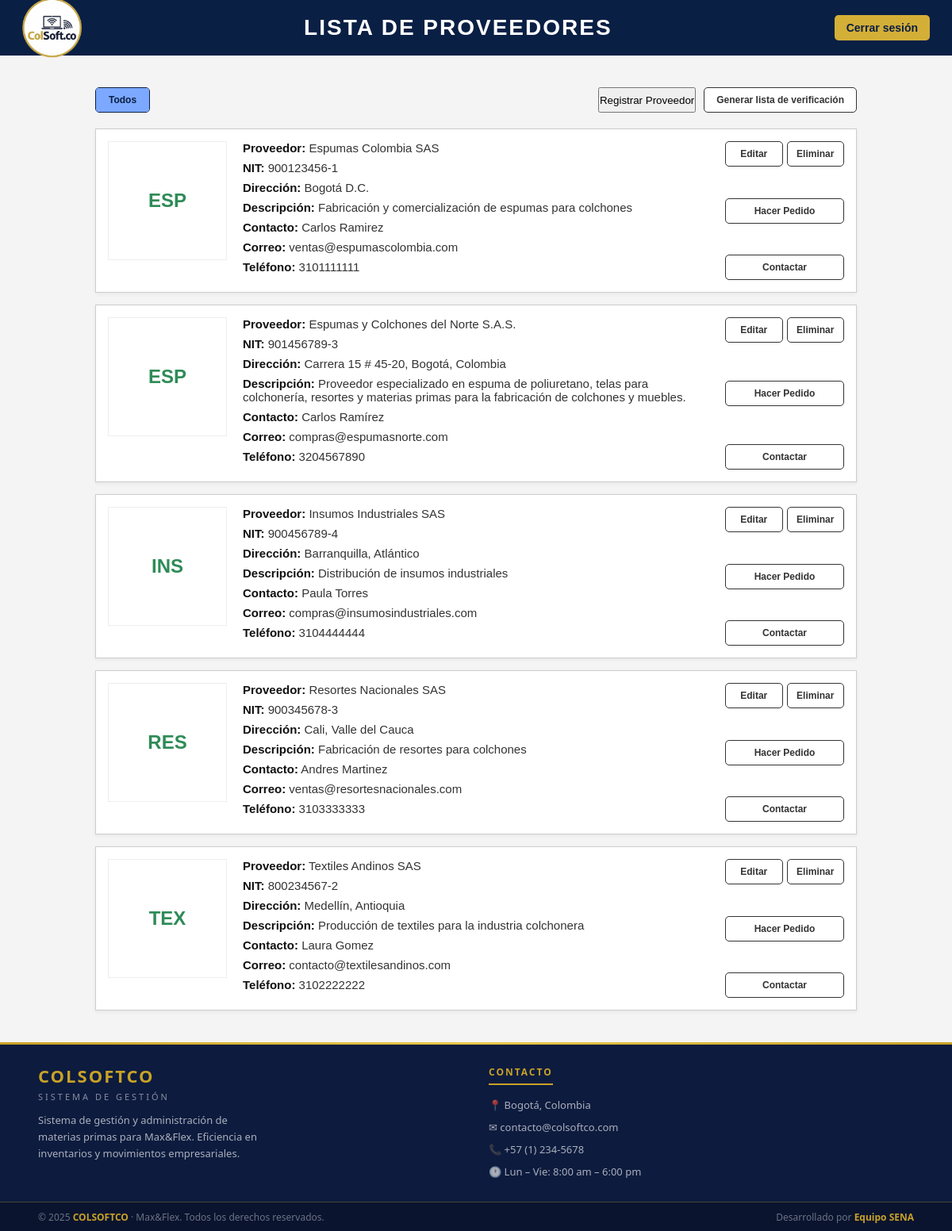
The app's page /view/lista_proveedores/lista_proveedores.php with its own data.
### tables this page shows
CREATE TABLE `proveedores` (
  `id_proveedor` int(11) NOT NULL,
  `nombre_empresa` varchar(80) NOT NULL,
  `nit` varchar(20) NOT NULL,
  `direccion` varchar(255) NOT NULL,
  `descripcion_empresa` text DEFAULT NULL,
  `contacto_nombre` varchar(80) NOT NULL,
  `contacto_apellido` varchar(80) NOT NULL,
  `telefono` varchar(10) DEFAULT NULL,
  `email` varchar(70) DEFAULT NULL
);

### app/logica_proveedores.php (called while the page is built, shortened)
<?php
require_once __DIR__ . '/../config/conexion.php';
class ProveedorLogica
{
    private $conn;
    public function __construct()
    {
        $db = new Conexion();
        $this->conn = $db->getConnection();
    }
    public function getProveedores(): array
    {
        $sql = "
            SELECT
                id_proveedor,
                nombre_empresa,
                contacto_nombre,
                contacto_apellido,
                telefono,
                email,
                nit,
                direccion,
                descripcion_empresa
            FROM proveedores
            ORDER BY nombre_empresa ASC
        ";
        $stmt = $this->conn->prepare($sql);
        $stmt->execute();
        return $stmt->fetchAll(PDO::FETCH_ASSOC);
    }
}

### config/conexion.php (called while the page is built, shortened)
<?php
  class Conexion
  {
    private string $Servidor = "localhost";
    private string $BaseDeDatos = "colsoftco";
    private string $Usuario = "root";
    private string $Password = "";
    public function getConnection(){
      $this->Conector = new PDO(
        "mysql:host=".$this->Servidor.";dbname=".$this->BaseDeDatos,
        $this->Usuario,
        $this->Password
      );
      $this->Conector->exec("set names utf8");
      return $this->Conector;
    }
  }

### view/lista_proveedores/lista_proveedores.php (the view, shortened to what this page needs)
<?php
require_once '../../app/logica_proveedores.php';
$logica = new ProveedorLogica();
$proveedores = $logica->getProveedores();
?>
<!DOCTYPE html>
<html lang="es">
<head>
    <link href="listaproveedores.css" rel="stylesheet">
</head>
<body>
    <header>
        <a class="logo" href="../panel_admin/panel_admin.html">
            <img src="../../public/imagenes/logo.png" alt="logo">
        </a>
        <a class="header-title">
            Lista de Proveedores
        </a>
        <button id="btnLogout" class="btn-logout" onclick="cerrarSesion()">
            Cerrar sesión
        </button>
    </header>
    <main class="content">
        <div class="controls-container">
            <div class="tabs">
                <button class="tab active">Todos</button>
            </div>
            <div class="actions">
                <button onclick="window.location.href='../registro_proveedores/registroproveedores.php'">
                    Registrar Proveedor
                </button>
                <button class="btn-action"
                    onclick="window.location.href='../lista_verificacion/lista_verificacion.php'">
                    Generar lista de verificación
                </button>
            </div>
        </div>
        <div class="provider-list">
            <?php if (count($proveedores) > 0): ?>
                <?php foreach ($proveedores as $proveedor): ?>
                    <div class="provider-card">
                        <div class="provider-logo">
                            <div style="
                                font-weight:bold;
                                font-size:24px;
                                color:#2E8B57;
                                text-align:center;
                            ">
                                <?php
                                echo strtoupper(substr(
                                    $proveedor['nombre_empresa'],
                                    0,
                                    3
                                ));
                                ?>
                            </div>
                        </div>
                        <div class="provider-info">
                            <p>
                                <strong>Proveedor:</strong>
                                <?php echo htmlspecialchars($proveedor['nombre_empresa']); ?>
                            </p>
                            <?php if (isset($proveedor['nit'])): ?>
                                <p>
                                    <strong>NIT:</strong>
                                    <?php echo htmlspecialchars($proveedor['nit']); ?>
                                </p>
                            <?php endif; ?>
                            <?php if (isset($proveedor['direccion'])): ?>
                                <p>
                                    <strong>Dirección:</strong>
                                    <?php echo htmlspecialchars($proveedor['direccion']); ?>
                                </p>
                            <?php endif; ?>
                            <?php if (isset($proveedor['descripcion_empresa'])): ?>
                                <p>
                                    <strong>Descripción:</strong>
                                    <?php echo htmlspecialchars($proveedor['descripcion_empresa']); ?>
                                </p>
                            <?php endif; ?>
                            <p>
                                <strong>Contacto:</strong>
                                <?php
                                echo htmlspecialchars(
                                    $proveedor['contacto_nombre'] . ' ' .
                                        $proveedor['contacto_apellido']
                                );
                                ?>
                            </p>
                            <p>
                                <strong>Correo:</strong>
                                <?php echo htmlspecialchars($proveedor['email']); ?>
                            </p>
                            <p>
                                <strong>Teléfono:</strong>
                                <?php echo htmlspecialchars($proveedor['telefono']); ?>
                            </p>
                        </div>
                        <div class="provider-buttons">
                            <div class="btn-group-top">
                                <button class="btn-card" onclick="editarProveedor(<?php echo $proveedor['id_proveedor']; ?>)">
                                    Editar
                                </button>
                                <button class="btn-card" onclick="eliminarProveedor(<?php echo $proveedor['id_proveedor']; ?>)">
                                    Eliminar
                                </button>
                            </div>
                            <button class="btn-card btn-card-large">
                                Hacer Pedido
                            </button>
                            <button class="btn-card btn-card-large">
                                Contactar
                            </button>
                        </div>
                    </div>
                <?php endforeach; ?>
            <?php endif; ?>
        </div>
    </main>
    <footer>
        <div class="footer-divider"></div>
        <div class="footer-top">
            <div>
                <p class="footer-brand-name">COLSOFTCO</p>
                <p class="footer-brand-sub">Sistema de Gestión</p>
                <p class="footer-brand-desc">
                    Sistema de gestión y administración de materias primas para Max&Flex.
                    Eficiencia en inventarios y movimientos empresariales.
                </p>
            </div>
            <div>
                <p class="footer-col-title">Contacto</p>
                <div class="footer-contact-item">📍 Bogotá, Colombia</div>
                <div class="footer-contact-item">✉ contacto@colsoftco.com</div>
                <div class="footer-contact-item">📞 +57 (1) 234-5678</div>
                <div class="footer-contact-item">🕐 Lun – Vie: 8:00 am – 6:00 pm</div>
            </div>
        </div>
        <div class="footer-bottom">
            <span>© 2025 <strong>COLSOFTCO</strong> · Max&Flex. Todos los derechos reservados.</span>
            <span>Desarrollado por <strong>Equipo SENA</strong></span>
        </div>
    </footer>
</body>
</html>

### view/lista_proveedores/listaproveedores.css (style rules this page uses)
* { box-sizing: border-box; margin: 0; padding: 0; }
body { font-family: Arial, Helvetica, sans-serif; background-color: #f4f4f4; margin: 0; font-size: 14px; min-height: 100vh; display: flex; flex-direction: column; }
header { background: #0A1F44; display: flex; align-items: center; justify-content: center; padding: 10px 28px; height: 70px; position: sticky; top: 0; z-index: 100; color: white; }
.logo { display: flex; align-items: center; }
.btn-logout { background-color: #D4AF37; color: #0A1F44; border: none; padding: 8px 15px; border-radius: 5px; cursor: pointer; font-size: 14px; font-weight: bold; transition: 0.3s; margin-left: auto }
.logo img { width: 75px; cursor: pointer; display: block; }
.header-title { flex: 1; font-size: 28px; font-weight: bold; letter-spacing: 2px; text-transform: uppercase; text-align: center; }
.content { flex: 1; padding: 40px 20px; margin: 0 auto; max-width: 1000px; width: 100%; }
.controls-container { display: flex; justify-content: space-between; align-items: center; margin-bottom: 20px; flex-wrap: wrap; gap: 15px; }
.tabs { display: flex; border: 1px solid #0A1F44; border-radius: 5px; overflow: hidden; background: #fff; }
.tab { padding: 8px 16px; background: transparent; border: none; border-right: 1px solid #0A1F44; cursor: pointer; font-weight: 600; font-size: 12px; color: #333; transition: background 0.3s, color 0.3s; }
.tab:last-child { border-right: none; }
.tab.active { background: #7ca8ff; color: #0A1F44; }
.actions { display: flex; gap: 10px; }
.btn-action { padding: 8px 15px; border: 1px solid #333; background: #fff; border-radius: 5px; cursor: pointer; font-weight: bold; font-size: 12px; color: #333; transition: all 0.2s; }
.provider-list { display: flex; flex-direction: column; gap: 15px; }
.provider-card { background: #fff; border: 1px solid #ccc; display: flex; align-items: stretch; padding: 15px; gap: 20px; box-shadow: 0 2px 5px rgba(0,0,0,0.05); }
.provider-logo { width: 150px; height: 150px; border: 1px solid #eee; display: flex; align-items: center; justify-content: center; padding: 10px; flex-shrink: 0; }
.provider-info { flex: 1; display: flex; flex-direction: column; justify-content: center; }
.provider-info p { margin-bottom: 8px; color: #333; font-size: 15px; }
.provider-info strong { color: #111; }
.provider-buttons { display: flex; flex-direction: column; justify-content: space-between; width: 150px; flex-shrink: 0; }
.btn-group-top { display: flex; gap: 5px; }
.btn-group-top button { flex: 1; }
.btn-card { padding: 8px; border: 1px solid #333; background: #fff; border-radius: 5px; cursor: pointer; font-weight: bold; font-size: 12px; color: #333; transition: all 0.2s; text-align: center; }
.btn-card-large { width: 100%; margin-top: 5px; }
footer { background: #0D1B3E; color: #ffffff; font-family: 'Segoe UI', Arial, sans-serif; width: 100%; box-sizing: border-box; margin-top: 0; flex-shrink: 0; }
.footer-divider { width: 100%; height: 3px; background: linear-gradient(90deg, #C9A227, #E8C84A, #C9A227); }
.footer-top { display: grid; grid-template-columns: 1fr 1fr; gap: 2rem; padding: 1.5rem 3rem 1.2rem; border-bottom: 1px solid rgba(201, 162, 39, 0.3); }
.footer-brand-name { font-size: 22px; font-weight: 700; color: #C9A227; letter-spacing: 2px; margin: 0 0 4px; }
.footer-brand-sub { font-size: 11px; letter-spacing: 3px; color: rgba(255, 255, 255, 0.5); text-transform: uppercase; margin: 0 0 12px; }
.footer-brand-desc { font-size: 13px; color: rgba(255, 255, 255, 0.65); line-height: 1.6; max-width: 280px; margin: 0; }
.footer-col-title { font-size: 12px; font-weight: 700; letter-spacing: 2px; text-transform: uppercase; color: #C9A227; border-bottom: 2px solid #C9A227; display: inline-block; padding-bottom: 6px; margin-bottom: 16px; }
.footer-contact-item { display: flex; align-items: flex-start; gap: 10px; margin-bottom: 10px; font-size: 13px; color: rgba(255, 255, 255, 0.65); }
.footer-bottom { display: flex; justify-content: space-between; align-items: center; padding: 0.6rem 3rem; background: rgba(0, 0, 0, 0.25); flex-wrap: wrap; gap: 8px; }
.footer-bottom span { font-size: 12px; color: rgba(255, 255, 255, 0.4); }
.footer-bottom strong { color: #C9A227; }

### records on screen
proveedores: nombre_empresa "ESP", nombre_empresa "Espumas Colombia SAS", nit "900123456-1", direccion "Bogotá D.C.", descripcion_empresa "Fabricación y comercialización de espumas para colchones", contacto_nombre+contacto_apellido "Carlos Ramirez", email "ventas@espumascolombia.com", telefono "3101111111"
proveedores: nombre_empresa "ESP", nombre_empresa "Espumas y Colchones del Norte S.A.S.", nit "901456789-3", direccion "Carrera 15 # 45-20, Bogotá, Colombia", descripcion_empresa "Proveedor especializado en espuma de poliuretano, telas para colchonería, resortes y materias primas para la fabricación de colchones y muebles.", contacto_nombre+contacto_apellido "Carlos Ramírez", email "compras@espumasnorte.com", telefono "3204567890"
proveedores: nombre_empresa "INS", nombre_empresa "Insumos Industriales SAS", nit "900456789-4", direccion "Barranquilla, Atlántico", descripcion_empresa "Distribución de insumos industriales", contacto_nombre+contacto_apellido "Paula Torres", email "compras@insumosindustriales.com", telefono "3104444444"
proveedores: nombre_empresa "RES", nombre_empresa "Resortes Nacionales SAS", nit "900345678-3", direccion "Cali, Valle del Cauca", descripcion_empresa "Fabricación de resortes para colchones", contacto_nombre+contacto_apellido "Andres Martinez", email "ventas@resortesnacionales.com", telefono "3103333333"
proveedores: nombre_empresa "TEX", nombre_empresa "Textiles Andinos SAS", nit "800234567-2", direccion "Medellín, Antioquia", descripcion_empresa "Producción de textiles para la industria colchonera", contacto_nombre+contacto_apellido "Laura Gomez", email "contacto@textilesandinos.com", telefono "3102222222"
